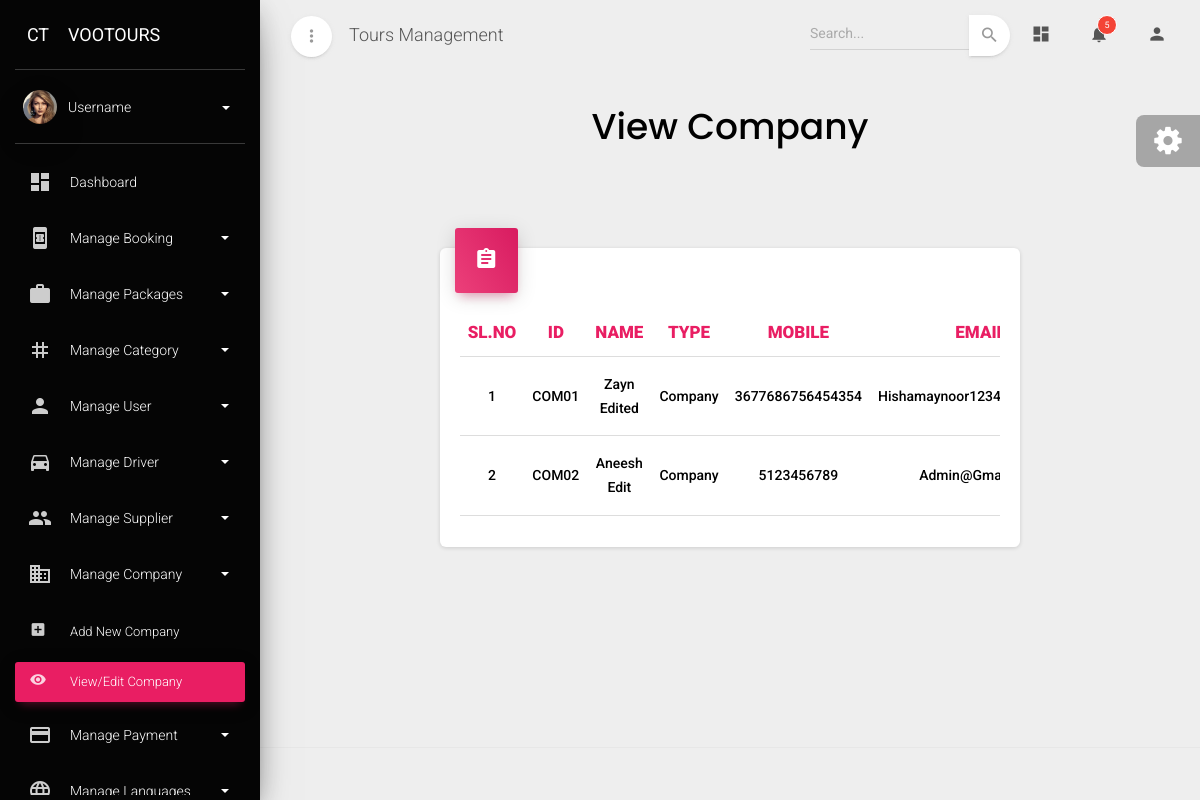
Before: /viewcompany with the older database file.
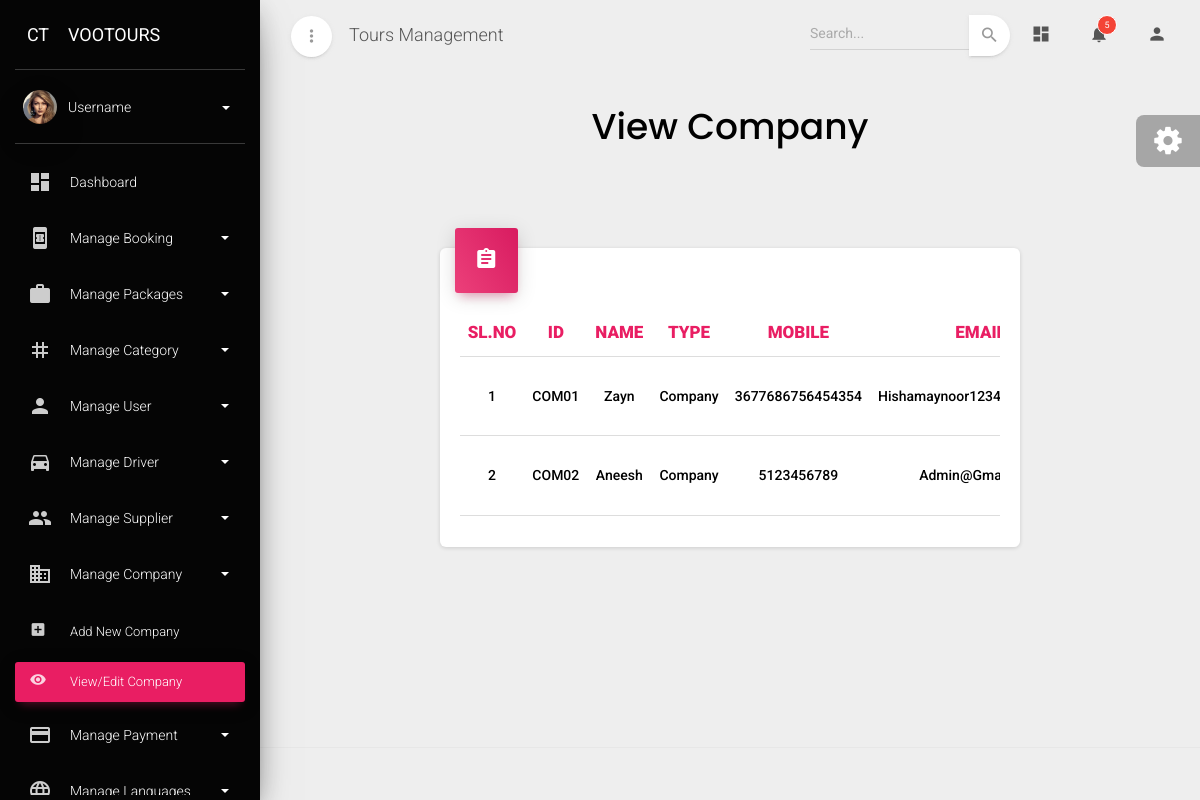
After: the same page with the newer database file.
### admin_dashboard/models.py (models this page shows, shortened)
class Company(models.Model):
    company_id=models.CharField(max_length=10,primary_key=True,editable=False)
    name=models.CharField(max_length=100)
    company_type=models.ForeignKey(Company_type,on_delete=models.CASCADE)
    tl_number=models.PositiveIntegerField()
    vat_number=models.PositiveIntegerField()
    address1=models.CharField(max_length=100)
    city1=models.CharField(max_length=100)
    state1=models.CharField(max_length=100)
    country1=models.CharField(max_length=100)
    pincode1=models.PositiveIntegerField()
    phone1=models.PositiveIntegerField()
    address2=models.CharField(max_length=100,blank=True,null=True)
    city2=models.CharField(max_length=100,blank=True,null=True)
    state2=models.CharField(max_length=100,blank=True,null=True)
    country2=models.CharField(max_length=100,blank=True,null=True)
    pincode2=models.PositiveIntegerField(blank=True,null=True)
    phone2=models.PositiveIntegerField(blank=True,null=True)
    mobile=models.PositiveIntegerField()
    email=models.EmailField()
    trade_license=models.FileField(upload_to='company_trade_license/')
    vat_certificate=models.FileField(upload_to='company_vat_cerificate/')
    account_name=models.CharField(max_length=200)
    bank_name=models.CharField(max_length=200)
    account_number=models.PositiveIntegerField()
    iban=models.CharField(max_length=200)
    swift=models.CharField(max_length=200)
    routing_number=models.PositiveIntegerField()
    branch=models.CharField(max_length=100)
    city=models.CharField(max_length=100)
    country=models.CharField(max_length=200)
    status=models.ForeignKey(Status_type,on_delete=models.CASCADE)

class Company_type(models.Model):
    type_name=models.CharField(max_length=100,unique=True)
    def __str__(self):
        return self.type_name

### admin_dashboard/views.py (the view)
# urls.py: path('viewcompany',view_company,name="company"),
def view_company(request):
    data=Company.objects.all()
    return render(request,'viewcompany.html',{'data':data})

### admin_dashboard/models.py (called while the page is built)
    def __str__(self):
        return self.status

### admin_dashboard/templates/viewcompany.html (shortened to what this page needs)
{% extends "base.html" %}
{% block content %}
<div class="content">
  <div class="container-fluid">
    <div class="row text-center">
      <h2
        class="font-weight-bold"
        style="font-family: poppins, serif; color: #000"
      >
        View Company
      </h2>
    </div>
    <div class="row mt-2">
      <div class="mt-5">
        <div class="row" id="supplier-allocation-content">
          <div class="col-2"></div>
          <div class="col-lg-8 col-md-12 col-md-12">
            <div class="card">
              <div class="card-header card-header-rose card-header-icon">
                <div class="card-icon">
                  <i class="material-icons">assignment</i>
                </div>
              </div>
              <div class="card-body">
                <div class="table-responsive">
                  <table class="table">
                    <thead>
                      <tr>
                        <th class="text-center  text-rose" style="font-weight: 900;" >SL.NO</th>
                        <th class="text-center  text-rose" style="font-weight: 900;" >ID</th>
                        <th class="text-center  text-rose" style="font-weight: 900;" >NAME</th>
                        <th class="text-center  text-rose" style="font-weight: 900;" >TYPE</th>
                        <th class="text-center  text-rose" style="font-weight: 900;" >MOBILE</th>
                        <th class="text-center  text-rose" style="font-weight: 900;" >EMAIL</th>
                      </tr>
                    </thead>
                    <tbody>
                      {% for i in data %}
                      <tr>
                        <tr>
                          <td class="text-center" style="font-weight: 500;">{{forloop.counter}}</td>
                          <td class="text-center text-capitalize" style="font-weight: 500;">{{i.company_id}}</td>
                          <td class="text-center text-capitalize" style="font-weight: 500;">{{i.name}}</td>
                          <td class="text-center text-capitalize" style="font-weight: 500;">{{i.company_type}}</td>
                          <td class="text-center text-capitalize" style="font-weight: 500;">{{i.mobile}}</td>
                          <td class="text-center text-capitalize" style="font-weight: 500;">{{i.email}}</td>
                      </tr>
                      {% endfor %}
                    </tbody>
                  </table>
                </div>
              </div>
            </div>
          </div>
          <div class="col-2"></div>
        </div>
      </div>
    </div>
  </div>
</div>
{% endblock content %}

Changed rows visible on the page:
changed Company "COM01": name "Zayn Edited" → "Zayn"
changed Company "COM02": name "Aneesh Edit" → "Aneesh"
